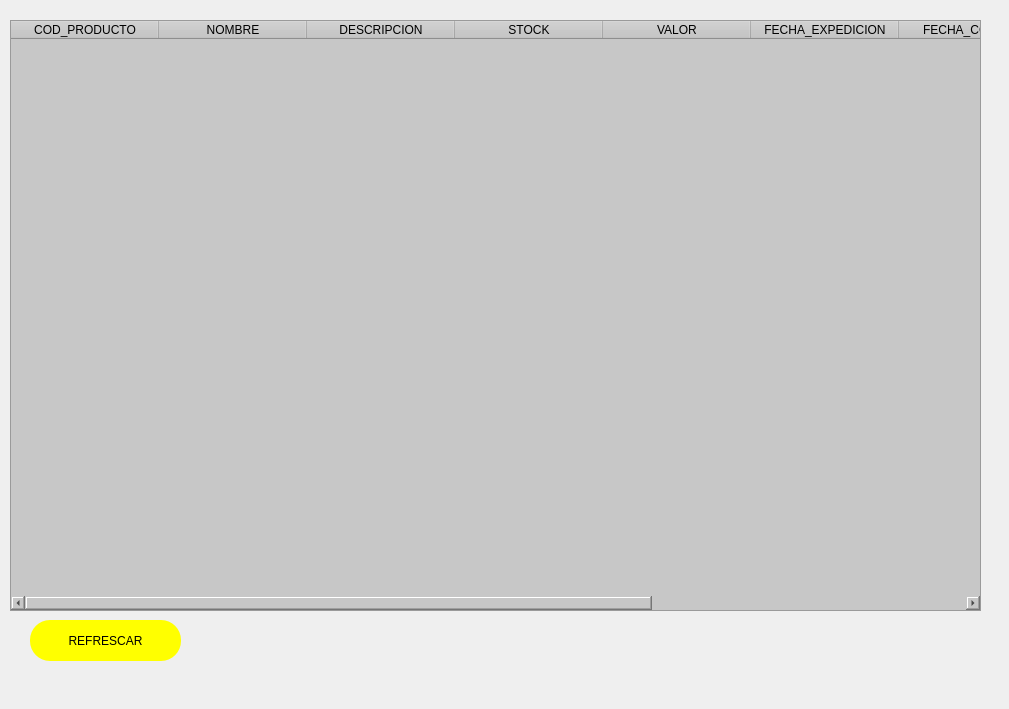
    <widget class="QWidget" name="tab_PRODUCTOS">
     <attribute name="title">
      <string>Productos</string>
     </attribute>
     <widget class="QLabel" name="label_2">
      <property name="geometry">
       <rect>
        <x>0</x>
        <y>-20</y>
        <width>1000</width>
        <height>700</height>
       </rect>
      </property>
      <property name="styleSheet">
       <string notr="true">background-image: url(C:/Users/User/Downloads/home.jpg);
background-repeat: no-repeat;
background-position: center center;
background-size: cover;</string>
      </property>
      <property name="text">
       <string/>
      </property>
      <property name="pixmap">
       <pixmap>../../Downloads/Downloads/principal.png</pixmap>
      </property>
      <property name="scaledContents">
       <bool>true</bool>
      </property>
     </widget>
     <widget class="QTableWidget" name="table_PRODUCTO">
      <property name="geometry">
       <rect>
        <x>10</x>
        <y>20</y>
        <width>971</width>
        <height>591</height>
       </rect>
      </property>
      <property name="font">
       <font>
        <weight>50</weight>
        <bold>false</bold>
       </font>
      </property>
      <property name="styleSheet">
       <string notr="true">background-color: rgb(199, 199, 199);</string>
      </property>
      <property name="dragEnabled">
       <bool>false</bool>
      </property>
      <property name="sortingEnabled">
       <bool>false</bool>
      </property>
      <attribute name="horizontalHeaderCascadingSectionResizes">
       <bool>false</bool>
      </attribute>
      <attribute name="horizontalHeaderDefaultSectionSize">
       <number>148</number>
      </attribute>
      <column>
       <property name="text">
        <string>COD_PRODUCTO</string>
       </property>
      </column>
      <column>
       <property name="text">
        <string>NOMBRE</string>
       </property>
      </column>
      <column>
       <property name="text">
        <string>DESCRIPCION</string>
       </property>
      </column>
      <column>
       <property name="text">
        <string>STOCK</string>
       </property>
      </column>
      <column>
       <property name="text">
        <string>VALOR</string>
       </property>
      </column>
      <column>
       <property name="text">
        <string>FECHA_EXPEDICION</string>
       </property>
      </column>
      <column>
       <property name="text">
        <string>FECHA_COMPRA</string>
       </property>
      </column>
      <column>
       <property name="text">
        <string>FECHA_VENCIMIENTO</string>
       </property>
      </column>
      <column>
       <property name="text">
        <string>MARCA</string>
       </property>
      </column>
     </widget>
     <widget class="QPushButton" name="ButtoN_REFRESCAR">
      <property name="geometry">
       <rect>
        <x>30</x>
        <y>620</y>
        <width>151</width>
        <height>41</height>
       </rect>
      </property>
      <property name="styleSheet">
       <string notr="true">border-radius:20px;
background-color: rgb(255, 255, 0);
font: 14pt &quot;MS Shell Dlg 2&quot;;
</string>
      </property>
      <property name="text">
       <string>REFRESCAR</string>
      </property>
     </widget>
    </widget>
